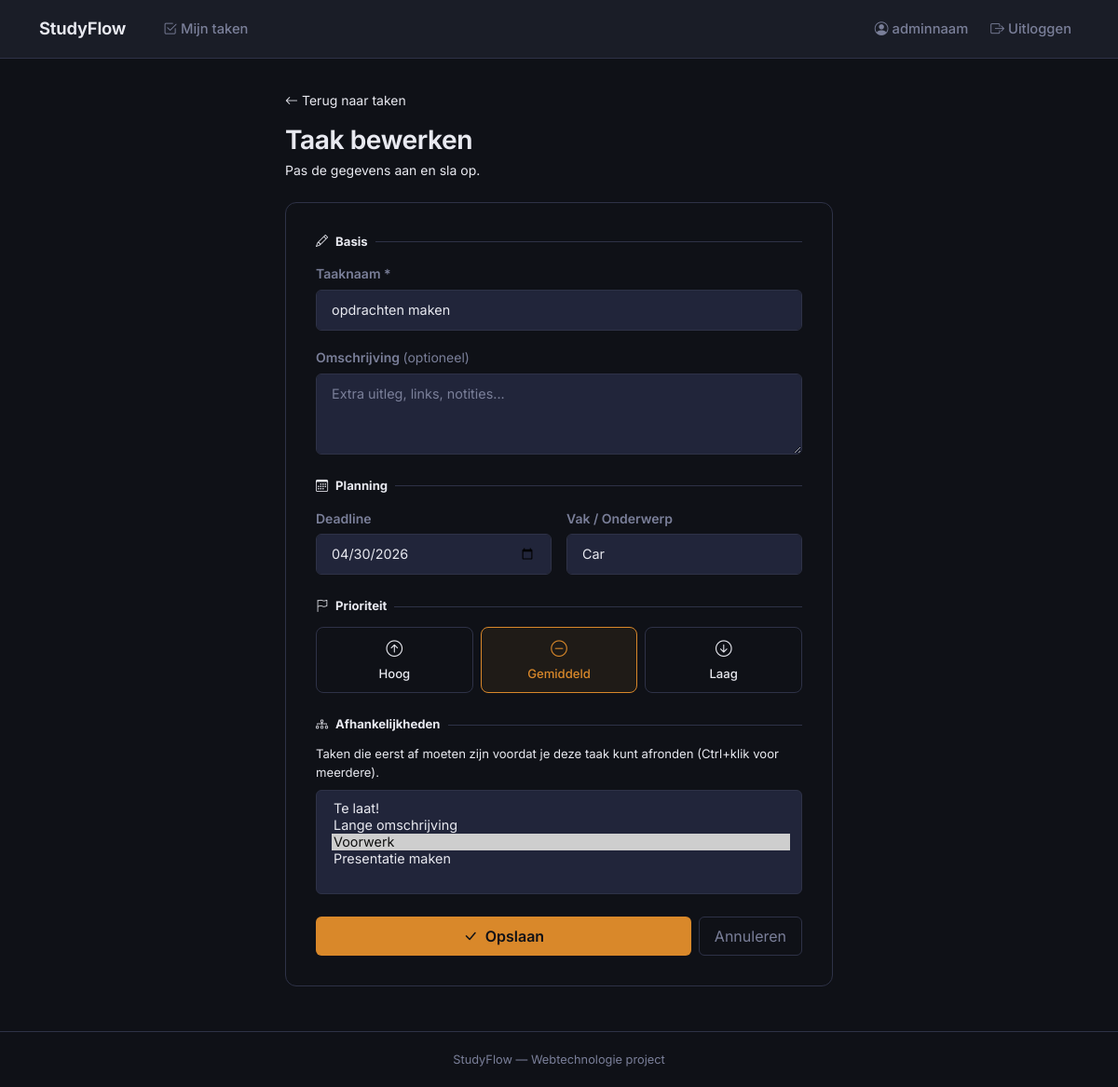
The page /task/5/edit (signed in) on the database its author committed.
### models.py (models this page shows)
class User(UserMixin, db.Model):
    id = db.Column(db.Integer, primary_key=True)
    username = db.Column(db.String(80), unique=True, nullable=False)
    email = db.Column(db.String(120), unique=True, nullable=False)
    password = db.Column(db.String(200), nullable=False)
    tasks = db.relationship("Task", backref="owner", lazy=True)

class Task(db.Model):
    id = db.Column(db.Integer, primary_key=True)
    title = db.Column(db.String(200), nullable=False)
    description = db.Column(db.Text, default="")
    subject = db.Column(db.String(100), default="")
    priority = db.Column(db.String(20), default="medium")
    deadline = db.Column(db.Date, nullable=True)
    done = db.Column(db.Boolean, default=False)
    created_at = db.Column(db.DateTime, default=datetime.utcnow)
    user_id = db.Column(db.Integer, db.ForeignKey("user.id"), nullable=False)
    prerequisites = db.relationship(
        "Task",
        secondary=task_dependency,
        primaryjoin=(id == task_dependency.c.dependent_id),
        secondaryjoin=(id == task_dependency.c.prerequisite_id),
        backref=db.backref("dependents", lazy="select"),
    )

### task_views.py (the view, shortened to what this page needs)
@login_required
def edit_task(task_id):
    task = Task.query.get_or_404(task_id)
    if task.user_id != current_user.id:
        flash("Je hebt geen toegang tot deze taak.", "error")
        return redirect(url_for("index"))
    other_tasks = _tasks_for_prerequisite_picker(exclude_task_id=task_id)
    selected_prereq_ids = {p.id for p in task.prerequisites}
    return render_template(
        "edit_task.html",
        task=task,
        other_tasks=other_tasks,
        selected_prereq_ids=selected_prereq_ids,
    )

### app.py (called while the page is built)
@login_manager.user_loader
def load_user(user_id):
    return User.query.get(int(user_id))

### task_views.py (called while the page is built)
def _tasks_for_prerequisite_picker(exclude_task_id=None):
    q = Task.query.filter_by(user_id=current_user.id).order_by(Task.created_at.desc())
    if exclude_task_id is not None:
        q = q.filter(Task.id != exclude_task_id)
    return q.all()

### templates/edit_task.html (shortened to what this page needs)
{% extends "base.html" %}
{% block content %}
<div class="add-wrapper">
    <a href="{{ url_for('index') }}" class="d-inline-flex align-items-center gap-1 mb-3"
       style="color:var(--text-muted); font-size:0.875rem; text-decoration:none;">
        <i class="bi bi-arrow-left"></i> Terug naar taken
    </a>
    <h1 class="mb-1" style="font-size:1.75rem;">Taak bewerken</h1>
    <p class="mb-4" style="color:var(--text-muted); font-size:0.875rem;">
        Pas de gegevens aan en sla op.
    </p>
    <div class="add-card">
        <form method="POST" action="{{ url_for('edit_task', task_id=task.id) }}" novalidate>
            <div class="section-label"><i class="bi bi-pencil"></i> Basis</div>
            <div class="mb-3">
                <label class="form-label-sf">Taaknaam *</label>
                <input type="text" name="title" class="form-control form-control-sf"
                       placeholder="bijv. Hoofdstuk 4 samenvatten" required autofocus
                       value="{{ task.title }}">
            </div>
            <div class="mb-4">
                <label class="form-label-sf">Omschrijving <span style="color:var(--text-muted); font-weight:400; text-transform:none; letter-spacing:0;">(optioneel)</span></label>
                <textarea name="description" class="form-control form-control-sf"
                          rows="3" placeholder="Extra uitleg, links, notities...">{{ task.description }}</textarea>
            </div>
            <div class="section-label mt-2"><i class="bi bi-calendar3"></i> Planning</div>
            <div class="row g-3 mb-4">
                <div class="col-sm-6">
                    <label class="form-label-sf">Deadline</label>
                    <input type="date" name="deadline" class="form-control form-control-sf"
                           value="{{ task.deadline.strftime('%Y-%m-%d') if task.deadline else '' }}">
                </div>
                <div class="col-sm-6">
                    <label class="form-label-sf">Vak / Onderwerp</label>
                    <input type="text" name="subject" class="form-control form-control-sf"
                           placeholder="bijv. Wiskunde"
                           value="{{ task.subject }}">
                </div>
            </div>
            <div class="section-label mt-2"><i class="bi bi-flag"></i> Prioriteit</div>
            <div class="priority-group mb-4" id="priorityGroup">
                <button type="button" class="priority-btn" data-value="high"
                        onclick="selectPriority('high')">
                    <i class="bi bi-arrow-up-circle d-block mb-1" style="font-size:1.1rem;"></i>
                    Hoog
                </button>
                <button type="button" class="priority-btn" data-value="medium"
                        onclick="selectPriority('medium')">
                    <i class="bi bi-dash-circle d-block mb-1" style="font-size:1.1rem;"></i>
                    Gemiddeld
                </button>
                <button type="button" class="priority-btn" data-value="low"
                        onclick="selectPriority('low')">
                    <i class="bi bi-arrow-down-circle d-block mb-1" style="font-size:1.1rem;"></i>
                    Laag
                </button>
            </div>
            {% if other_tasks %}
            <div class="section-label mt-2"><i class="bi bi-diagram-3"></i> Afhankelijkheden</div>
            <p class="mb-2" style="font-size:0.82rem; color:var(--text-muted);">
                Taken die eerst af moeten zijn voordat je deze taak kunt afronden (Ctrl+klik voor meerdere).
            </p>
            <select name="prerequisite_ids" class="form-select form-control-sf mb-4" multiple size="5">
                {% for o in other_tasks %}
                <option value="{{ o.id }}" {% if o.id in selected_prereq_ids %}selected{% endif %}>{{ o.title }}</option>
                {% endfor %}
            </select>
            {% endif %}
            <div class="d-flex gap-2">
                <button type="submit" class="btn btn-accent flex-grow-1 py-2">
                    <i class="bi bi-check-lg me-1"></i> Opslaan
                </button>
                <a href="{{ url_for('index') }}" class="btn btn-outline-sf py-2 px-3">
                    Annuleren
                </a>
            </div>
        </form>
    </div>
</div>
{% endblock %}

### templates/base.html (shortened to what this page needs)
<!DOCTYPE html>
<html lang="nl">
<head>
    <link href="https://cdn.jsdelivr.net/npm/bootstrap@5.3.3/dist/css/bootstrap.min.css" rel="stylesheet"/>
    <link href="https://cdn.jsdelivr.net/npm/bootstrap-icons@1.11.3/font/bootstrap-icons.css" rel="stylesheet"/>
    <link rel="stylesheet" href="{{ url_for('static', filename='style.css') }}"/>
</head>
<body class="d-flex flex-column">
    <nav class="navbar navbar-expand-lg">
        <div class="container">
            <a class="navbar-brand" href="{{ url_for('index') }}">StudyFlow</a>
            <div class="collapse navbar-collapse" id="navMenu">
                <ul class="navbar-nav me-auto ms-3 gap-1">
                    {% if current_user.is_authenticated %}
                    <li class="nav-item">
                        <a class="nav-link {% if request.endpoint == 'index' %}active{% endif %}" href="{{ url_for('index') }}">
                            <i class="bi bi-check2-square me-1"></i>Mijn taken
                        </a>
                    </li>
                    {% endif %}
                </ul>
                <ul class="navbar-nav ms-auto align-items-center gap-2">
                    {% if current_user.is_authenticated %}
                    <li class="nav-item">
                        <a class="nav-link {% if request.endpoint == 'profile' %}active{% endif %}" href="{{ url_for('profile') }}">
                            <i class="bi bi-person-circle me-1"></i>{{ current_user.username }}
                        </a>
                    </li>
                    <li class="nav-item">
                        <a class="nav-link" href="{{ url_for('logout') }}">
                            <i class="bi bi-box-arrow-right me-1"></i>Uitloggen
                        </a>
                    </li>
                    {% endif %}
                </ul>
            </div>
        </div>
    </nav>
    <main class="flex-grow-1">
        {% block content %}{% endblock %}
    </main>
    <footer>
        <div class="container text-center">
            StudyFlow &mdash; Webtechnologie project
        </div>
    </footer>
</body>
</html>

### static/style.css (style rules this page uses)
:root { --page-bg: #0f1117; --card-bg: #1a1d27; --card-bg-light: #21253a; --accent: #d9882a; --text-main: #e8e9f0; --text-soft: #7a7f99; --border: #2e3247; --danger: #e05c5c; --success: #4ecb8d; --warning: #d9882a; }
* { box-sizing: border-box; }
body { background-color: var(--page-bg); color: var(--text-main); font-family: 'Inter', 'Segoe UI', sans-serif; font-weight: 400; min-height: 100vh; }
h1, h2, h3, .brand { font-family: 'Inter', 'Segoe UI', sans-serif; font-weight: 650; letter-spacing: -0.015em; }
.navbar { background-color: var(--card-bg); border-bottom: 1px solid var(--border); padding: 0.75rem 0; }
.navbar-brand { font-family: 'Inter', 'Segoe UI', sans-serif; font-size: 1.15rem; color: var(--text-main) !important; font-weight: 650; letter-spacing: -0.01em; }
.nav-link { color: var(--text-soft) !important; font-weight: 500; font-size: 0.92rem; transition: color 0.2s; }
.btn-accent { background-color: var(--accent); color: #0f1117; font-weight: 600; border: none; border-radius: 6px; transition: opacity 0.2s, transform 0.1s; }
.btn-outline-sf { border: 1px solid var(--border); color: var(--text-soft); background: transparent; border-radius: 6px; transition: all 0.2s; }
.form-control-sf, .form-select-sf { background-color: var(--card-bg-light); border: 1px solid var(--border); border-radius: 6px; color: var(--text-main); padding: 0.65rem 1rem; font-size: 0.9rem; transition: border-color 0.2s; }
.form-control-sf::placeholder { color: var(--text-soft); }
.form-label-sf { font-size: 0.875rem; font-weight: 600; color: var(--text-soft); margin-bottom: 0.4rem; }
footer { border-top: 1px solid var(--border); color: var(--text-soft); font-size: 0.8rem; padding: 1.25rem 0; margin-top: auto; }

### rows shown on the page
User: username "adminnaam"
Task: title "opdrachten maken", deadline "04/30/2026", subject "Car"

### other values the page prints
form field prerequisite_ids "Te laat! / Lange omschrijving / Voorwerk ☑ / Presentatie maken"
